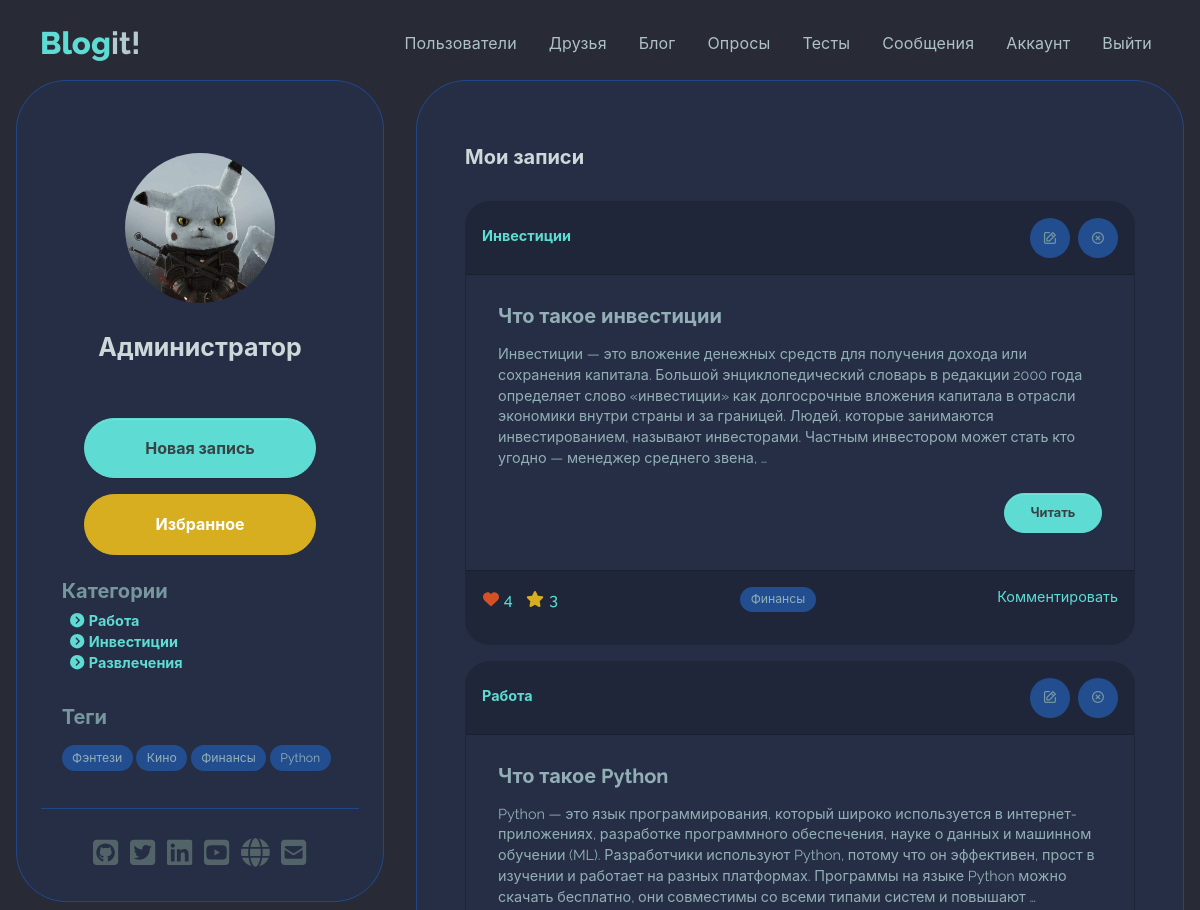
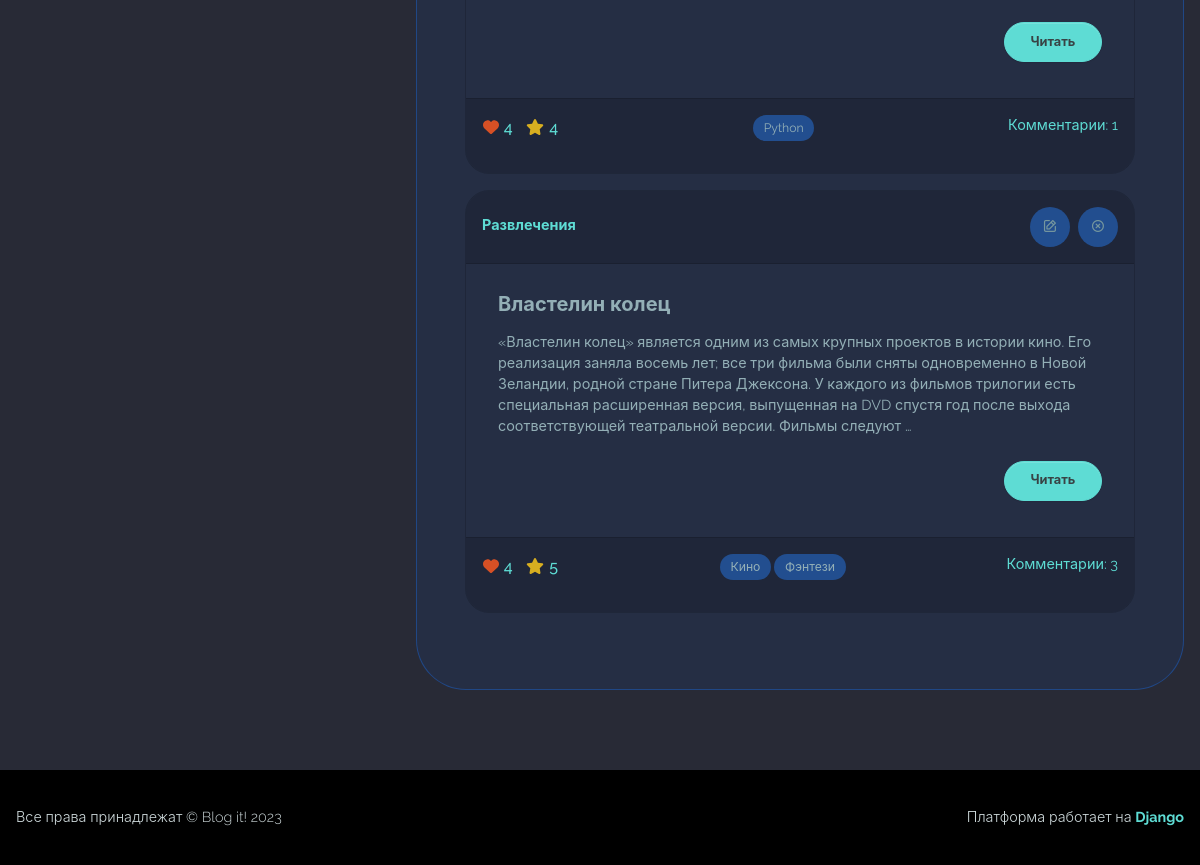
/myblog/ (signed in), run on the app's committed database (2 pictures, top to bottom).
### users/models.py (models this page shows, shortened)
class Profile(models.Model):
    user = models.OneToOneField(User,
        on_delete=models.CASCADE)
    name = models.CharField(max_length=50,
        blank=True, null=True)
    email = models.EmailField(max_length=50,
        blank=True, null=True)
    username = models.CharField(max_length=50,
        blank=True, null=True)
    summary = models.CharField(max_length=100,
        blank=True, null=True)
    city = models.CharField(max_length=20,
        blank=True, null=True)
    profession = models.CharField(max_length=50,
        blank=True, null=True)
    about = models.TextField(blank=True, null=True)
    image = models.ImageField(
        null=True, blank=True, upload_to='profile_images',
        default='profile_images/default.jpg')
    github = models.CharField(max_length=100,
        default='https://github.com')
    twitter = models.CharField(max_length=100,
        default='https://twitter.com')
    linkedin = models.CharField(max_length=100,
        default='https://linkedin.com')
    youtube = models.CharField(max_length=100,
        default='https://youtube.com')
    website = models.CharField(max_length=100,
        default='https://mysite.com')
    created = models.DateTimeField(auto_now_add=True)
    follows = models.ManyToManyField(
        'self', related_name='followed_by',
        symmetrical=False, blank=True
    )
    class Meta:
        ordering = ['created']
        verbose_name = 'Профиль'
        verbose_name_plural = 'Профили'

### blog/models.py (models this page shows, shortened)
class Category(models.Model):
    name = models.CharField('category', max_length=20)
    slug = models.SlugField()
    class Meta:
        ordering = ['id']
        verbose_name = 'Категория'
        verbose_name_plural = 'Категории'
    def __str__(self):
        return self.name

class Tag(models.Model):
    name = models.CharField('tag', max_length=20)
    slug = models.SlugField()
    class Meta:
        ordering = ['id']
        verbose_name = 'Тег'
        verbose_name_plural = 'Теги'

class Post(models.Model):
    owner = models.ForeignKey(
        Profile, null=True, blank=True, on_delete=models.CASCADE)
    title = models.CharField(max_length=150)
    slug = models.SlugField()
    text = models.TextField(max_length=2000)
    category = models.ForeignKey(Category,
        on_delete=models.CASCADE)
    tags = models.ManyToManyField(Tag, blank=True)
    published = models.DateTimeField(auto_now_add=True)
    likes = models.ManyToManyField(User,
        related_name='post_likes', blank=True)
    bookmarks = models.ManyToManyField(User,
        related_name='bookmarks', blank=True)
    class Meta:
        ordering = ['-published']
        verbose_name = 'Запись'
        verbose_name_plural = 'Записи'
    def number_of_likes(self):
        if self.likes.count() == 0:
            return ''
        else:
            return self.likes.count()
    def number_of_bookmarks(self):
        if self.bookmarks.count() == 0:
            return ''
        else:
            return self.bookmarks.count()
    def number_of_comments(self):
        if self.comments.count() == 0:
            return ''
        else:
            return self.comments.filter(approved=True).count()

### blog/views.py (the view)
# urls.py: path('myblog/', views.myBlog, name="my-blog"),
@login_required
def myBlog(request):
    profile = request.user.profile
    posts = profile.post_set.all()
    tags, categories = get_tags_categories(posts)
    custom_range, posts = paginateObjects(request, posts, 3)
    context = {'profile': profile, 'posts': posts,
    'custom_range': custom_range, 'tags': tags,
    'categories': categories}
    return render(request, 'blog/my-blog.html', context)

### blog/views.py (called while the page is built)
def get_tags_categories(posts):
    categories = set()
    tags = set()
    for post in posts:
        categories.add(post.category)
        for tag in post.tags.all():
            tags.add(tag)
    return tags, categories

### users/utils.py (called while the page is built)
def paginateObjects(request, objects, results):
    page = request.GET.get('page')
    paginator = Paginator(objects, results)
    try:
        objects = paginator.page(page)
    except PageNotAnInteger:
        page = 1
        objects = paginator.page(page)
    except EmptyPage:
        page = paginator.num_pages
        objects = paginator.page(page)
    leftIndex = (int(page) - 4)
    if leftIndex < 1:
        leftIndex = 1
    rightIndex = (int(page) + 5)
    if rightIndex > paginator.num_pages:
        rightIndex = paginator.num_pages + 1
    custom_range = range(leftIndex, rightIndex)
    return custom_range, objects

### blog/templates/blog/my-blog.html (shortened to what this page needs)
{% extends 'base.html' %}
{% block content %}
    <section>
        <main class="mt-5 mb-5">
            <div class="container">
                <div class="main-body">
                    <div class="row">
                        <div class="col-lg-4">
                            <div class="card p-3 card-soft-primary  ">
                                <div class="card-body">
                                    <div class="d-flex flex-column align-items-center text-center">
                                        <div class="profile-image-wrapper mt-5">
                                            <div class="profile-image">
                                                <img src="{{ profile.image.url }}" alt="profile" />
                                            </div>
                                        </div>
                                        <div class="mt-1">
                                            <h5 class="fw-bold fs-2 text-200 mb-5 text-center">{{ profile.name }}</h5>
                                            <div class="text-center">
                                                <div class="col-12 d-grid">
                                                    <div class="text-center">
                                                        <a class="btn btn-primary rounded-pill my-2 col-9"
                                                           href="{% url 'blog:create-post' %}">Новая запись</a>
                                                        <a class="btn btn-warning rounded-pill my-2 col-9"
                                                           href="{% url 'blog:friends' %}">Избранное</a>
                                                    </div>
                                                    {% include 'tags_categories.html' %}
                                                </div>
                                            </div>
                                        </div>
                                    </div>
                                    <hr class="my-4">
                                    <div class="text-center">{% include 'socials.html' %}</div>
                                </div>
                            </div>
                        </div>
                        <div class="col-lg-8">
                            <div class="card p-3 h-100 card-soft-primary">
                                <div class="profile-card-body">
                                    <div class="row mb-3">
                                        <div class="col-12">
                                            <h6 class="fw-bold fs-1 text-200 my-3">Мои записи</h6>
                                        </div>
                                    </div>
                                    <div>
                                        {% for post in posts %}
                                            <div class="message-card mb-3">
                                                <div class="card-header fs--1 fw-bold">
                                                    <div class="d-flex justify-content-between">
                                                        <a class="text-decoration-none mt-2" href=""><span class="text-start">{{ post.category }}</span></a>
                                                        <span class="text-end icon-group"><a class="icon-item" href="{% url 'blog:update-post' post.id %}"><i class="uil uil-edit fs--1"></i></a><a class="icon-item" href="{% url 'blog:delete-post' post.id %}"><i class="uil uil-times-circle fs--1"></i></a></span>
                                                    </div>
                                                </div>
                                                <div class="card-body px-4 py-4">
                                                    <h5 class="card-title text-400">{{ post.title }}</h5>
                                                    <p class="card-text text-400">{{ post.text|safe|truncatewords:"50" }}</p>
                                                    <div class="text-end">
                                                        <a class="btn btn-primary rounded-pill btn-md my-2"
                                                           href="{% url 'blog:post' post.slug %}">Читать</a>
                                                    </div>
                                                </div>
                                                {% include 'blog/post_footer.html' %}
                                            </div>
                                        {% endfor %}
                                    </div>
                                </div>
                            </div>
                        </div>
                    </div>
                </div>
            </div>
        </main>
    </section>
{% endblock content %}

### templates/tags_categories.html
<div class="text-start mt-3 px-3">
    <h5 class="text-500">Категории</h5>
    <ul class="list-unstyled">
        {% for category in categories %}
            <li>
                <a class="text-decoration-none fw-bold px-2"
                   href="{% url 'blog:by_category' category.slug %}"><i class="fas fa-chevron-circle-right mr-icon"></i>{{ category.name }}</a>
            </li>
        {% endfor %}
    </ul>
</div>
<div class="text-start mt-3 px-3">
    <h5 class="text-500">Теги</h5>
    <div class="col-12 container-fluid px-0">
        {% for tag in tags %}
            <a href="{% url 'blog:by_tag' tag.slug %}"><span class="badge rounded-pill text-400 pill-bg my-2">{{ tag.name }}</span></a>
        {% endfor %}
    </div>
</div>

### blog/templates/blog/post_footer.html (shortened to what this page needs)
<div class="card-footer text-muted d-flex justify-content-between">
    <div class="text-start">
        <ul class="list-unstyled list-inline">
            <li class="list-inline-item">
                {% if user in post.likes.all %}
                    <form action="{% url 'blog:like_post' post.id  %}"
                          method="post"
                          name="dislike"
                          id="dislikeform">
                        <button type='submit'
                                name='dislike'
                                value="{{ post.id }}"
                                class="btn btn-link p-0 mt-0 text-decoration-none">
                            <i class="fa fa-heart mr-icon text-danger"></i>{{ post.number_of_likes }}
                        </button>
                    </form>
                {% endif %}
            </li>
            <li class="list-inline-item">
                {% if user in post.bookmarks.all %}
                    <form action="{% url 'blog:bookmark_post' post.id  %}"
                          method="post"
                          name="remove"
                          id="remove">
                        <button type='submit'
                                name='remove'
                                value="{{ post.id }}"
                                class="btn btn-link p-0 mt-0">
                            <i class="fa fa-star mr-icon text-warning"></i>{{ post.number_of_bookmarks }}
                        </button>
                    </form>
                {% endif %}
            </li>
        </ul>
    </div>
    <div class="text-center">
        {% for tag in post.tags.all %}
            <a href="{% url 'blog:by_tag' tag.slug %}"><span class="badge rounded-pill text-400 pill-bg">{{ tag.name }}</span></a>
        {% endfor %}
    </div>
    {% if post.number_of_comments %}
        <div class="text-end">
            <a class="text-decoration-none mt-2"
               href="{% url 'blog:post' post.slug %}#comments">Комментарии: {{ post.number_of_comments }}</a>
        </div>
    {% else %}
        <div class="text-end">
            <a class="text-decoration-none mt-2"
               href="{% url 'blog:post' post.slug %}">Комментировать</a>
        </div>
    {% endif %}
</div>

### data on the page
Profile: image (picture), name "Администратор"
Category: name "Работа"
Category: name "Инвестиции"
Category: name "Развлечения"
Tag: name "Фэнтези"
Tag: name "Кино"
Tag: name "Финансы"
Tag: name "Python"
Post: category "Инвестиции", title "Что такое инвестиции", text "Инвестиции — это вложение денежных средств для получения дохода или сохранения капитала. Большой энциклопедический словарь в редакции 2000 года определяет слово «инвестиции» как долгосрочные вложения капитала в отрасли экономики внутри страны и за границей. Людей, которые занимаются инвестированием, называют инвесторами. Частным инвестором может стать кто угодно — менеджер среднего звена, …", number_of_likes "4", number_of_bookmarks "3", shows "Комментировать"
Post: category "Работа", title "Что такое Python", text "Python — это язык программирования, который широко используется в интернет-приложениях, разработке программного обеспечения, науке о данных и машинном обучении (ML). Разработчики используют Python, потому что он эффективен, прост в изучении и работает на разных платформах. Программы на языке Python можно скачать бесплатно, они совместимы со всеми типами систем и повышают …", number_of_likes "4", number_of_bookmarks "4", number_of_comments "1"
Post: category "Развлечения", title "Властелин колец", text "«Властелин колец» является одним из самых крупных проектов в истории кино. Его реализация заняла восемь лет; все три фильма были сняты одновременно в Новой Зеландии, родной стране Питера Джексона. У каждого из фильмов трилогии есть специальная расширенная версия, выпущенная на DVD спустя год после выхода соответствующей театральной версии. Фильмы следуют …", number_of_likes "4", number_of_bookmarks "5", number_of_comments "3"
